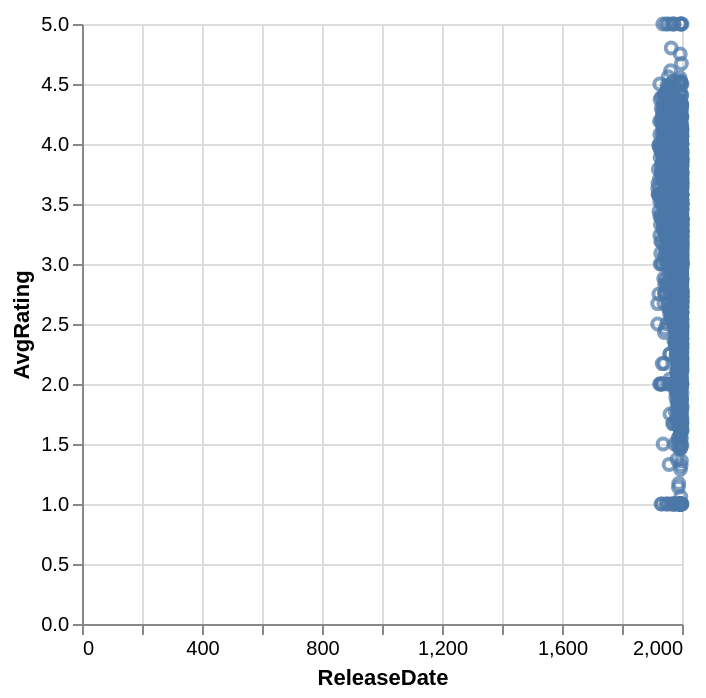

Source (notebook cell):
### Markdown cell above
We can encode another variable along Y-axis to turn it into a scatter plot.

Let us plot `ReleaseDate` on X-axis and `AvgRating` on Y-axis.

### Code cell
alt.Chart(movies_genre).mark_point().encode(
  x = 'ReleaseDate',
  y = 'AvgRating'
)

### Figure 1 — Vega-Lite specification as saved in the notebook (floating-point values rounded to 4 significant figures; data arrays with more than 128 entries replaced by an {"elided": "..."} marker saying what was removed)
{"config": {"view": {"continuousWidth": 300, "continuousHeight": 300}}, "data": {"name": "data-13c4f2dff4c408d6b77392abd5dfec37"}, "mark": {"type": "point"}, "encoding": {"x": {"field": "ReleaseDate", "type": "quantitative"}, "y": {"field": "AvgRating", "type": "quantitative"}}, "$schema": "https://vega.github.io/schema/vega-lite/v5.20.1.json", "datasets": {"data-13c4f2dff4c408d6b77392abd5dfec37": {"elided": "3883 records"}}}
